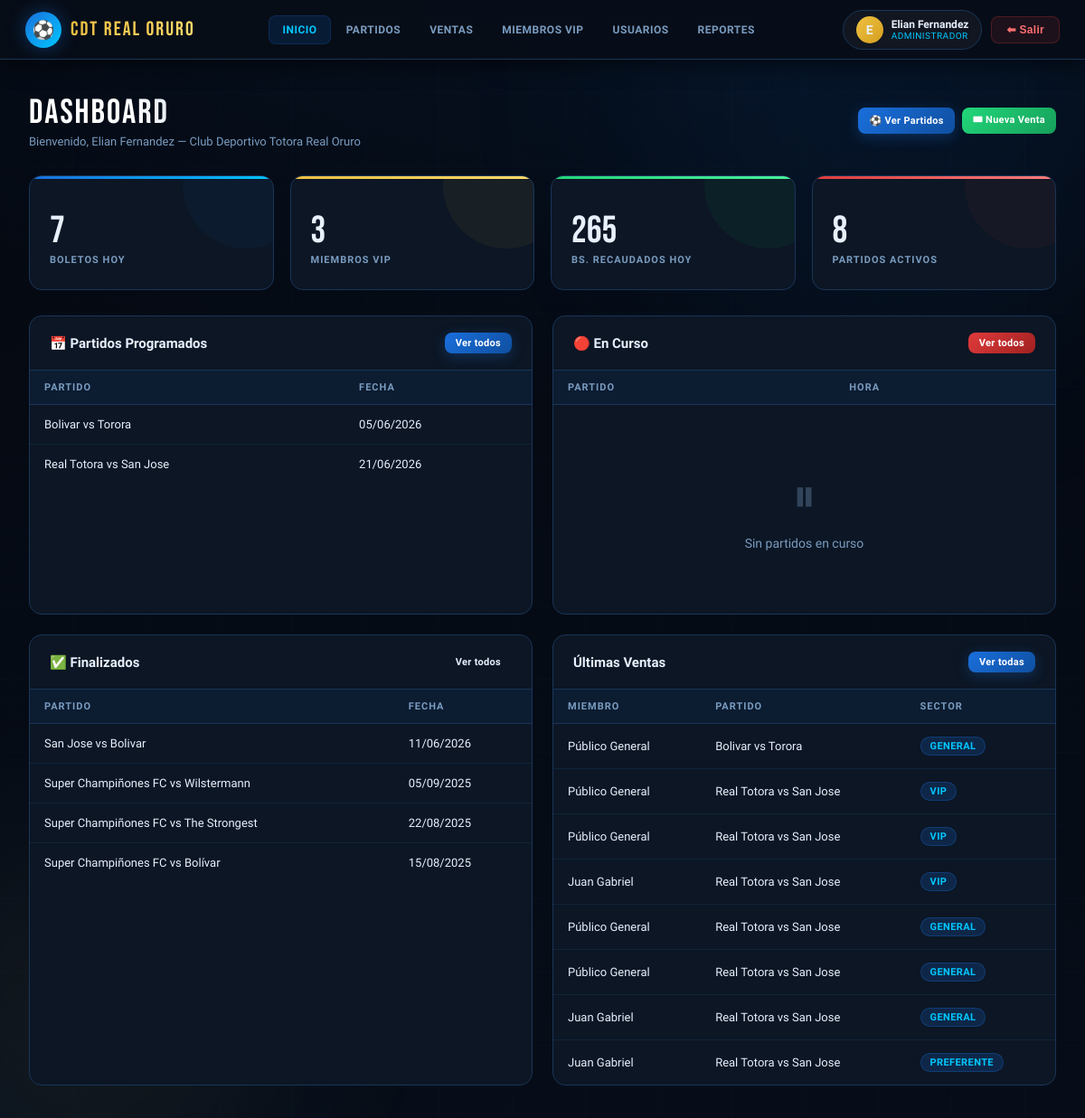
Screenshot of /dashboard/ (signed in) with the database file from the repository.
### champinones/models.py (models this page shows, shortened)
class Usuario(AbstractUser):
    rol = models.CharField(
        max_length=10,
        choices=RolUsuario.choices,
        default=RolUsuario.PERSONAL,
        verbose_name=_('Rol'),
    )
    class Meta:
        verbose_name        = _('Usuario')
        verbose_name_plural = _('Usuarios')
        ordering            = ['username']
    @property
    def es_admin(self):
        return self.rol == RolUsuario.ADMIN or self.is_superuser

class Evento(models.Model):
    class EstadoEvento(models.TextChoices):
        PROGRAMADO = 'PROGRAMADO', _('Programado')
        EN_CURSO   = 'EN_CURSO',   _('En Curso')
        FINALIZADO = 'FINALIZADO', _('Finalizado')
        CANCELADO  = 'CANCELADO',  _('Cancelado')
    nombre = models.CharField(
        max_length=200,
        verbose_name=_('Nombre del Evento'),
    )
    equipo_local = models.CharField(
        max_length=100,
        verbose_name=_('Equipo Local'),
    )
    equipo_visitante = models.CharField(
        max_length=100,
        verbose_name=_('Equipo Visitante'),
    )
    fecha = models.DateField(
        verbose_name=_('Fecha'),
    )
    hora = models.TimeField(
        verbose_name=_('Hora'),
    )
    precio_base = models.DecimalField(
        max_digits=8,
        decimal_places=2,
        validators=[MinValueValidator(0)],
        verbose_name=_('Precio Base (BOB)'),
    )
    capacidad_total = models.PositiveIntegerField(
        verbose_name=_('Capacidad Total'),
    )
    capacidad_disponible = models.PositiveIntegerField(
        verbose_name=_('Capacidad Disponible'),
    )
    estado = models.CharField(
        max_length=12,
        choices=EstadoEvento.choices,
        default=EstadoEvento.PROGRAMADO,
        verbose_name=_('Estado'),
    )
    descripcion = models.TextField(
        blank=True,
        verbose_name=_('Descripción'),
    )
    creado_por = models.ForeignKey(
        Usuario,
        on_delete=models.SET_NULL,
        null=True, blank=True,
        related_name='eventos_creados',
        verbose_name=_('Creado por'),
    )
    fecha_creacion = models.DateTimeField(auto_now_add=True)
    class Meta:
        verbose_name        = _('Evento')
        verbose_name_plural = _('Eventos')
        ordering            = ['fecha', 'hora']
    SECTOR_MULTIPLIERS = {
        'GENERAL': Decimal('1.00'),
        'PREFERENTE': Decimal('1.25'),
        'VIP': Decimal('1.50'),
        'PALCO': Decimal('2.00'),
    }

class Boleto(models.Model):
    class SectorAsiento(models.TextChoices):
        GENERAL   = 'GENERAL',   _('General')
        PREFERENTE = 'PREFERENTE', _('Preferente')
        VIP       = 'VIP',       _('VIP')
        PALCO     = 'PALCO',     _('Palco')
    evento = models.ForeignKey(
        Evento,
        on_delete=models.PROTECT,
        related_name='boletos',
        verbose_name=_('Evento'),
    )
    miembro_vip = models.ForeignKey(
        MiembroVIP,
        on_delete=models.SET_NULL,
        null=True, blank=True,
        related_name='boletos',
        verbose_name=_('Miembro VIP'),
    )
    vendido_por = models.ForeignKey(
        Usuario,
        on_delete=models.SET_NULL,
        null=True, blank=True,
        related_name='boletos_vendidos',
        verbose_name=_('Vendido por'),
    )
    sector = models.CharField(
        max_length=12,
        choices=SectorAsiento.choices,
        default=SectorAsiento.GENERAL,
        verbose_name=_('Sector'),
    )
    precio_pagado = models.DecimalField(
        max_digits=8,
        decimal_places=2,
        validators=[MinValueValidator(0)],
        verbose_name=_('Precio Pagado (BOB)'),
    )
    codigo = models.CharField(
        max_length=12,
        unique=True,
        default=generar_codigo_boleto,
        editable=False,
        verbose_name=_('Código Único'),
    )
    numero_factura = models.CharField(
        max_length=20,
        unique=True,
        editable=False,
        verbose_name=_('Número de Factura'),
        help_text=_('Generado automáticamente'),
        blank=True,
        null=True,
    )
    subtotal = models.DecimalField(
        max_digits=8,
        decimal_places=2,
        default=0.00,
        validators=[MinValueValidator(0)],
        verbose_name=_('Subtotal (BOB)'),
    )
    impuesto_iva = models.DecimalField(
        max_digits=8,
        decimal_places=2,
        default=0.00,
        validators=[MinValueValidator(0)],
        verbose_name=_('IVA 13% (BOB)'),
    )
    descuento = models.DecimalField(
        max_digits=8,
        decimal_places=2,
        default=0.00,
        validators=[MinValueValidator(0)],
        verbose_name=_('Descuento (BOB)'),
    )
    total_factura = models.DecimalField(
        max_digits=8,
        decimal_places=2,
        editable=False,
        verbose_name=_('Total Factura (BOB)'),
        default=0.00,
    )
    fecha_compra = models.DateTimeField(
        default=timezone.now,
        verbose_name=_('Fecha de Compra'),
    )
    pago_con_saldo_vip = models.BooleanField(
        default=False,
        verbose_name=_('Pagado con Saldo VIP'),
    )
    metodo_pago = models.CharField(
        max_length=20,
        choices=[
            ('EFECTIVO', _('Efectivo')),
            ('TARJETA', _('Tarjeta')),
            ('SALDO_VIP', _('Saldo VIP')),
            ('OTRO', _('Otro')),
        ],
        default='EFECTIVO',
        verbose_name=_('Método de Pago'),
    )
    referencia_pago = models.CharField(
        max_length=50,
        blank=True,
        verbose_name=_('Referencia de Pago (transacción, talón, etc.)'),
    )
    observaciones = models.TextField(
        blank=True,
        verbose_name=_('Observaciones'),
    )
    class Meta:
        verbose_name        = _('Boleto')
        verbose_name_plural = _('Boletos')
        ordering            = ['-fecha_compra']

class MiembroVIP(models.Model):
    usuario = models.OneToOneField(
        Usuario,
        on_delete=models.SET_NULL,
        null=True, blank=True,
        related_name='miembro_vip',
        verbose_name=_('Cuenta de usuario'),
    )
    ci = models.CharField(
        max_length=8,
        validators=[validate_ci],
        verbose_name=_('Cédula de Identidad'),
    )
    complemento = models.CharField(
        max_length=2,
        blank=True,
        validators=[validate_complemento],
        verbose_name=_('Complemento CI'),
        help_text=_('Solo si existe duplicidad (ej: 1A, 3C).'),
    )
    extension = models.CharField(
        max_length=2,
        choices=DepartamentoExtension.choices,
        verbose_name=_('Extensión (Departamento)'),
    )
    nombre_completo = models.CharField(
        max_length=150,
        verbose_name=_('Nombre Completo'),
    )
    correo = models.EmailField(
        unique=True,
        verbose_name=_('Correo Electrónico'),
    )
    celular = models.CharField(
        max_length=8,
        validators=[validate_celular],
        verbose_name=_('Celular'),
    )
    saldo = models.DecimalField(
        max_digits=10,
        decimal_places=2,
        default=0.00,
        validators=[MinValueValidator(0)],
        verbose_name=_('Saldo (BOB)'),
    )
    estado = models.CharField(
        max_length=12,
        choices=EstadoMiembro.choices,
        default=EstadoMiembro.ACTIVO,
        verbose_name=_('Estado'),
    )
    fecha_registro = models.DateTimeField(
        default=timezone.now,
        verbose_name=_('Fecha de Registro'),
    )
    class Meta:
        verbose_name        = _('Miembro VIP')
        verbose_name_plural = _('Miembros VIP')
        ordering            = ['-fecha_registro']
        constraints = [
            models.UniqueConstraint(
                fields=['ci', 'complemento', 'extension'],
                name='unique_ci_complemento_extension',
            )
        ]

### champinones/views.py (the view)
# urls.py: path('dashboard/',   views.dashboard,    name='dashboard'),
@login_required
@user_passes_test(es_personal_o_admin)
def dashboard(request):
    hoy = localdate()
    boletos_hoy  = Boleto.objects.filter(fecha_compra__date=hoy)
    recargas_hoy = Recarga.objects.filter(
        fecha_solicitud__date=hoy,
        estado=Recarga.EstadoRecarga.APROBADA,
    )
    recargas_pendientes = Recarga.objects.filter(
        estado=Recarga.EstadoRecarga.PENDIENTE
    ).select_related('miembro')
    stats = {
        'boletos_hoy':      boletos_hoy.count(),
        'vips_activos':     MiembroVIP.objects.filter(estado='ACTIVO').count(),
        'ingresos_hoy':     boletos_hoy.aggregate(t=Sum('precio_pagado'))['t'] or Decimal('0'),
        'total_partidos':   Evento.objects.exclude(estado='CANCELADO').count(),
    }
    partidos_programados = Evento.objects.filter(
        estado=Evento.EstadoEvento.PROGRAMADO,
        fecha__gte=hoy
    ).order_by('fecha')[:10]
    partidos_en_curso = Evento.objects.filter(
        estado=Evento.EstadoEvento.EN_CURSO
    ).order_by('-fecha')[:5]
    partidos_finalizados = Evento.objects.filter(
        estado=Evento.EstadoEvento.FINALIZADO
    ).order_by('-fecha')[:5]
    context = {
        'stats':               stats,
        'partidos_programados': partidos_programados,
        'partidos_en_curso':   partidos_en_curso,
        'partidos_finalizados': partidos_finalizados,
        'ultimas_ventas':      Boleto.objects.select_related('evento', 'miembro_vip').order_by('-fecha_compra')[:8],
        'recargas_pendientes': recargas_pendientes[:10],
        'es_admin':            request.user.es_admin,
    }
    return render(request, 'portal/dashboard.html', context)

### champinones/views.py (called while the page is built)
def es_personal_o_admin(user):
    return user.is_authenticated and user.rol in (RolUsuario.ADMIN, RolUsuario.PERSONAL)

### champinones/templates/portal/dashboard.html (shortened to what this page needs)
{% extends "portal/base_portal.html" %}
{% block nav_dashboard %}active{% endblock %}
{% block content %}
<div class="page">
  <div class="page-header">
    <div>
      <div class="page-title">Dashboard</div>
      <div class="page-sub">Bienvenido, {{ request.user.get_full_name|default:request.user.username }} — Club Deportivo Totora Real Oruro</div>
    </div>
    <div style="display:flex;gap:8px;">
      <a href="{% url 'evento_lista' %}" class="btn btn-primary btn-sm">⚽ Ver Partidos</a>
      <a href="{% url 'venta_crear' %}" class="btn btn-success btn-sm">🎟 Nueva Venta</a>
    </div>
  </div>
  <div class="stats-grid">
    <div class="stat-card blue"><div class="stat-icon"></div><div class="stat-value">{{ stats.boletos_hoy }}</div><div class="stat-label">Boletos Hoy</div></div>
    <div class="stat-card gold"><div class="stat-icon"></div><div class="stat-value">{{ stats.vips_activos }}</div><div class="stat-label">Miembros VIP</div></div>
    <div class="stat-card green"><div class="stat-icon"></div><div class="stat-value">{{ stats.ingresos_hoy }}</div><div class="stat-label">Bs. Recaudados Hoy</div></div>
    <div class="stat-card red"><div class="stat-icon"></div><div class="stat-value">{{ stats.total_partidos }}</div><div class="stat-label">Partidos Activos</div></div>
  </div>
  <div class="dash-grid">
    <div class="card">
      <div class="card-header"><span class="card-title">📅 Partidos Programados</span><a href="{% url 'evento_lista' %}" class="btn btn-sm btn-primary">Ver todos</a></div>
      <div class="card-body" style="padding:0;">
        <table><thead><tr><th>Partido</th><th>Fecha</th></tr></thead>
        <tbody>
          {% for p in partidos_programados %}
          <tr>
            <td>{{ p.equipo_local }} vs {{ p.equipo_visitante }}</td>
            <td>{{ p.fecha|date:"d/m/Y" }}</td>
          </tr>
          {% empty %}
          <tr><td colspan="2"><div class="empty-state"><div class="empty-state-icon">⚽</div><p>Sin partidos programados</p></div></td></tr>
          {% endfor %}
        </tbody></table>
      </div>
    </div>
    <div class="card">
      <div class="card-header"><span class="card-title">🔴 En Curso</span><a href="{% url 'evento_lista' %}" class="btn btn-sm btn-danger">Ver todos</a></div>
      <div class="card-body" style="padding:0;">
        <table><thead><tr><th>Partido</th><th>Hora</th></tr></thead>
        <tbody>
          {% for p in partidos_en_curso %}
          <tr>
            <td>{{ p.equipo_local }} vs {{ p.equipo_visitante }}</td>
            <td>{{ p.hora }}</td>
          </tr>
          {% empty %}
          <tr><td colspan="2"><div class="empty-state"><div class="empty-state-icon">⏸</div><p>Sin partidos en curso</p></div></td></tr>
          {% endfor %}
        </tbody></table>
      </div>
    </div>
    <div class="card">
      <div class="card-header"><span class="card-title">✅ Finalizados</span><a href="{% url 'evento_lista' %}" class="btn btn-sm btn-secondary">Ver todos</a></div>
      <div class="card-body" style="padding:0;">
        <table><thead><tr><th>Partido</th><th>Fecha</th></tr></thead>
        <tbody>
          {% for p in partidos_finalizados %}
          <tr>
            <td>{{ p.equipo_local }} vs {{ p.equipo_visitante }}</td>
            <td>{{ p.fecha|date:"d/m/Y" }}</td>
          </tr>
          {% empty %}
          <tr><td colspan="2"><div class="empty-state"><div class="empty-state-icon">✓</div><p>Sin partidos finalizados</p></div></td></tr>
          {% endfor %}
        </tbody></table>
      </div>
    </div>
    <div class="card">
      <div class="card-header"><span class="card-title">Últimas Ventas</span><a href="{% url 'venta_lista' %}" class="btn btn-sm btn-primary">Ver todas</a></div>
      <div class="card-body" style="padding:0;">
        <table><thead><tr><th>Miembro</th><th>Partido</th><th>Sector</th></tr></thead>
        <tbody>
          {% for v in ultimas_ventas %}
          <tr>
            <td>{{ v.miembro_vip.nombre_completo|default:"Público General" }}</td>
            <td>{{ v.evento.equipo_local }} vs {{ v.evento.equipo_visitante }}</td>
            <td><span class="badge badge-blue">{{ v.get_sector_display }}</span></td>
          </tr>
          {% empty %}
          <tr><td colspan="3"><div class="empty-state"><div class="empty-state-icon"></div><p>No hay ventas registradas</p></div></td></tr>
          {% endfor %}
        </tbody></table>
      </div>
    </div>
  </div>
</div>
{% endblock %}

### champinones/templates/portal/base_portal.html (shortened to what this page needs)
{% extends "base.html" %}
{% block nav %}
<nav style="position:relative;z-index:200;">
  <div class="nav-left">
    <div class="nav-logo-icon">⚽</div>
    <div class="nav-brand">CDT REAL ORURO</div>
  </div>
  <div class="nav-links">
    <a class="nav-link {% block nav_dashboard %}{% endblock %}" href="{% url 'dashboard' %}">Inicio</a>
    <a class="nav-link {% block nav_partidos %}{% endblock %}" href="{% url 'evento_lista' %}">Partidos</a>
    <a class="nav-link {% block nav_ventas %}{% endblock %}" href="{% url 'venta_lista' %}">Ventas</a>
    <a class="nav-link {% block nav_miembros %}{% endblock %}" href="{% url 'miembro_lista' %}">Miembros VIP</a>
    {% if request.user.es_admin %}
    <a class="nav-link {% block nav_usuarios %}{% endblock %}" href="{% url 'personal_lista' %}">Usuarios</a>
    {% endif %}
    {% if request.user.es_admin or request.user.es_personal %}
    <a class="nav-link {% block nav_reportes %}{% endblock %}" href="{% url 'cierre_caja' %}">Reportes</a>
    {% endif %}
  </div>
  <div class="nav-right">
    <div class="user-chip">
      <div class="user-avatar {% if request.user.es_admin %}gold-av{% endif %}">{{ request.user.first_name|first|upper|default:"U" }}</div>
      <div class="user-info">
        <div class="user-name">{{ request.user.get_full_name|default:request.user.username }}</div>
        <div class="user-role">{{ request.user.get_rol_display }}</div>
      </div>
    </div>
    <form method="post" action="{% url 'logout' %}" style="display:inline">
      <button type="submit" class="btn-logout">⬅ Salir</button>
    </form>
  </div>
</nav>
{% endblock %}

### rows the page displays
Usuario: user.first_name|first "E", user.get_full_name "Elian Fernandez", user.rol "ADMINISTRADOR"
Evento: equipo_local "Bolivar", equipo_visitante "Torora", fecha "05/06/2026"
Evento: equipo_local "Real Totora", equipo_visitante "San Jose", fecha "21/06/2026"
Evento: equipo_local "San Jose", equipo_visitante "Bolivar", fecha "11/06/2026"
Evento: equipo_local "Super Champiñones FC", equipo_visitante "Wilstermann", fecha "05/09/2025"
Evento: equipo_local "Super Champiñones FC", equipo_visitante "The Strongest", fecha "22/08/2025"
Evento: equipo_local "Super Champiñones FC", equipo_visitante "Bolívar", fecha "15/08/2025"
Boleto: miembro_vip.nombre_completo "Público General", evento.equipo_local "Bolivar", evento.equipo_visitante "Torora", sector "GENERAL"
Boleto: miembro_vip.nombre_completo "Público General", evento.equipo_local "Real Totora", evento.equipo_visitante "San Jose", sector "VIP"
Boleto: miembro_vip.nombre_completo "Público General", evento.equipo_local "Real Totora", evento.equipo_visitante "San Jose", sector "VIP"
Boleto: miembro_vip.nombre_completo "Juan Gabriel", evento.equipo_local "Real Totora", evento.equipo_visitante "San Jose", sector "VIP"
Boleto: miembro_vip.nombre_completo "Público General", evento.equipo_local "Real Totora", evento.equipo_visitante "San Jose", sector "GENERAL"
Boleto: miembro_vip.nombre_completo "Público General", evento.equipo_local "Real Totora", evento.equipo_visitante "San Jose", sector "GENERAL"
Boleto: miembro_vip.nombre_completo "Juan Gabriel", evento.equipo_local "Real Totora", evento.equipo_visitante "San Jose", sector "GENERAL"
Boleto: miembro_vip.nombre_completo "Juan Gabriel", evento.equipo_local "Real Totora", evento.equipo_visitante "San Jose", sector "PREFERENTE"

### other values shown
{{ stats.boletos_hoy }} "7"
{{ stats.vips_activos }} "3"
{{ stats.ingresos_hoy }} "265"
{{ stats.total_partidos }} "8"
